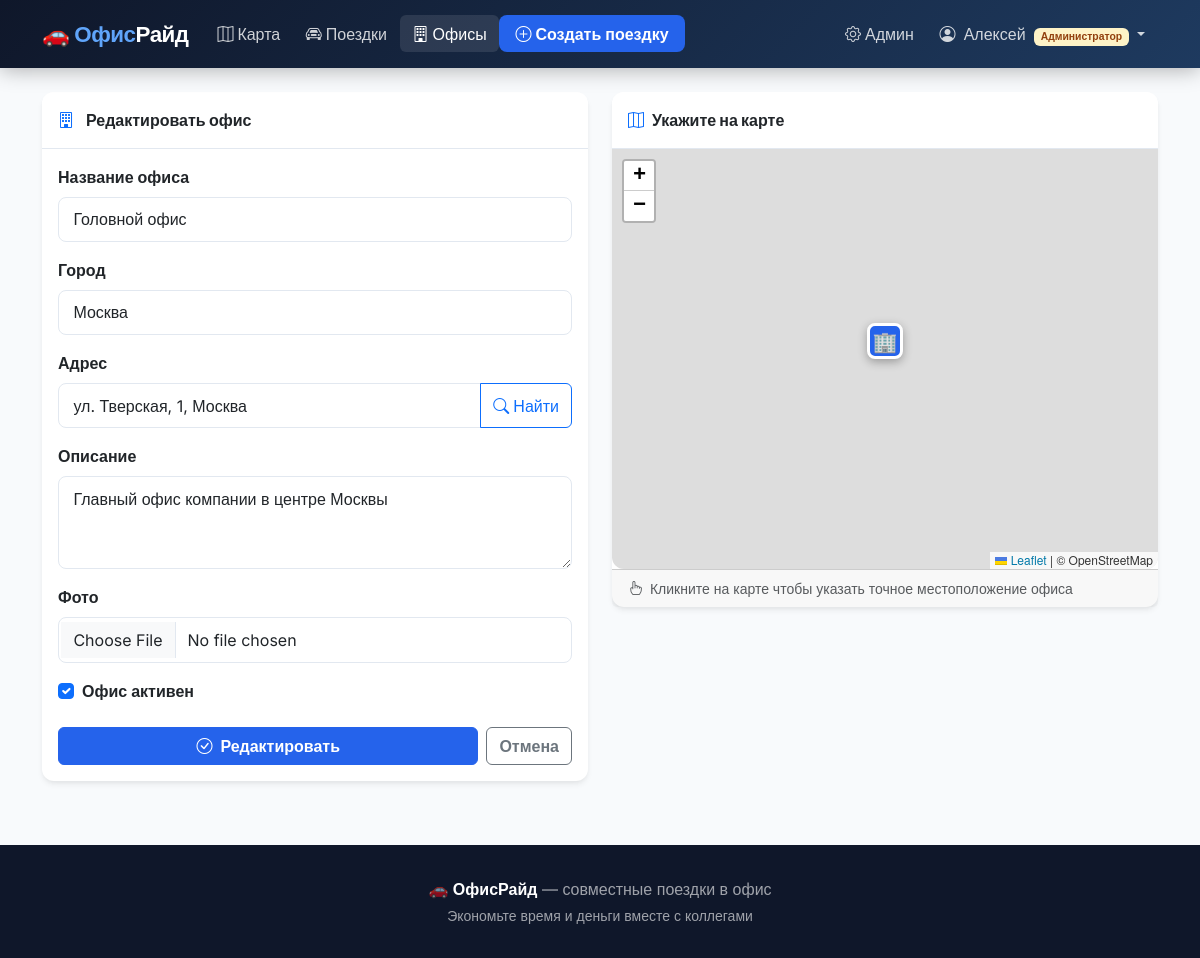
The app's page /offices/1/edit/ (signed in) with its own data.
### rides/models.py (models this page shows, shortened)
class UserProfile(models.Model):
    ROLE_CHOICES = [
        ('admin', 'Администратор'),
        ('driver', 'Водитель'),
        ('passenger', 'Пассажир'),
    ]
    user = models.OneToOneField(User, on_delete=models.CASCADE, related_name='profile')
    role = models.CharField(max_length=20, choices=ROLE_CHOICES, default='passenger')
    phone = models.CharField(max_length=20, blank=True)
    avatar = models.ImageField(upload_to='avatars/', blank=True, null=True)
    home_address = models.CharField(max_length=255, blank=True)
    home_lat = models.FloatField(null=True, blank=True)
    home_lon = models.FloatField(null=True, blank=True)
    city = models.CharField(max_length=100, blank=True)
    car_model = models.CharField(max_length=100, blank=True)
    car_plate = models.CharField(max_length=20, blank=True)
    car_seats = models.IntegerField(default=4)
    rating = models.FloatField(default=5.0)
    total_rides = models.IntegerField(default=0)
    def is_driver(self):
        return self.role == 'driver'
    def is_admin(self):
        return self.role == 'admin' or self.user.is_staff

class Office(models.Model):
    name = models.CharField(max_length=200)
    address = models.CharField(max_length=500)
    city = models.CharField(max_length=100)
    lat = models.FloatField()
    lon = models.FloatField()
    description = models.TextField(blank=True)
    photo = models.ImageField(upload_to='offices/', blank=True, null=True)
    is_active = models.BooleanField(default=True)
    created_at = models.DateTimeField(auto_now_add=True)
    class Meta:
        ordering = ['city', 'name']

### rides/views.py (the view)
# urls.py: path('offices/<int:pk>/edit/', views.office_edit, name='office_edit'),
@login_required
def office_edit(request, pk):
    if not (request.user.is_staff or
            (hasattr(request.user, 'profile') and request.user.profile.is_admin())):
        messages.error(request, 'Только администраторы могут редактировать офисы')
        return redirect('office_list')
    office = get_object_or_404(Office, pk=pk)
    if request.method == 'POST':
        form = OfficeForm(request.POST, request.FILES, instance=office)
        if form.is_valid():
            form.save()
            messages.success(request, 'Офис обновлён!')
            return redirect('office_list')
    else:
        form = OfficeForm(instance=office)
    return render(request, 'rides/office_form.html', {
        'form': form, 'office': office, 'action': 'Редактировать'
    })

### rides/forms.py
class OfficeForm(forms.ModelForm):
    class Meta:
        model = Office
        fields = ['name', 'address', 'city', 'lat', 'lon', 'description', 'photo', 'is_active']
        widgets = {
            'lat': forms.HiddenInput(),
            'lon': forms.HiddenInput(),
            'name': forms.TextInput(attrs={'class': 'form-control'}),
            'address': forms.TextInput(attrs={'class': 'form-control'}),
            'city': forms.TextInput(attrs={'class': 'form-control'}),
            'description': forms.Textarea(attrs={'class': 'form-control', 'rows': '3'}),
            'photo': forms.FileInput(attrs={'class': 'form-control'}),
            'is_active': forms.CheckboxInput(attrs={'class': 'form-check-input'}),
        }

### templates/rides/office_form.html (shortened to what this page needs)
{% extends 'base.html' %}
{% block nav_offices %}active{% endblock %}
{% block content %}
<div class="container mt-4 mb-5">
    <div class="row g-4">
        <div class="col-lg-6">
            <div class="card">
                <div class="card-header py-3">
                    <i class="bi bi-building text-primary me-2"></i>
                    <strong>{{ action }} офис</strong>
                </div>
                <div class="card-body">
                    <form method="post" enctype="multipart/form-data">
                        <div class="mb-3">
                            <label class="form-label fw-semibold">Название офиса</label>
                            {{ form.name }}
                        </div>
                        <div class="mb-3">
                            <label class="form-label fw-semibold">Город</label>
                            {{ form.city }}
                        </div>
                        <div class="mb-3">
                            <label class="form-label fw-semibold">Адрес</label>
                            <div class="input-group">
                                {{ form.address }}
                                <button type="button" class="btn btn-outline-primary" onclick="geocodeOffice()">
                                    <i class="bi bi-search me-1"></i>Найти
                                </button>
                            </div>
                        </div>
                        <div class="mb-3">
                            <label class="form-label fw-semibold">Описание</label>
                            {{ form.description }}
                        </div>
                        <div class="mb-3">
                            <label class="form-label fw-semibold">Фото</label>
                            {{ form.photo }}
                        </div>
                        <div class="mb-4 form-check">
                            {{ form.is_active }}
                            <label class="form-check-label fw-semibold" for="{{ form.is_active.id_for_label }}">
                                Офис активен
                            </label>
                        </div>
                        <div class="d-flex gap-2">
                            <button type="submit" class="btn btn-primary fw-semibold flex-grow-1">
                                <i class="bi bi-check-circle me-2"></i>{{ action }}
                            </button>
                            <a href="{% url 'office_list' %}" class="btn btn-outline-secondary fw-semibold">
                                Отмена
                            </a>
                        </div>
                    </form>
                </div>
            </div>
        </div>
        <div class="col-lg-6">
            <div class="card sticky-top" style="top:80px">
                <div class="card-header py-3">
                    <i class="bi bi-map text-primary me-2"></i><strong>Укажите на карте</strong>
                </div>
                <div class="card-body p-0">
                    <div id="officeMap" style="height: 420px; border-radius: 0 0 12px 12px;"></div>
                </div>
                <div class="card-footer text-muted small">
                    <i class="bi bi-hand-index me-1"></i>
                    Кликните на карте чтобы указать точное местоположение офиса
                </div>
            </div>
        </div>
    </div>
</div>
{% endblock %}

### templates/base.html (shortened to what this page needs)
<!DOCTYPE html>
<html lang="ru">
<head>
    <link href="https://cdn.jsdelivr.net/npm/bootstrap@5.3.2/dist/css/bootstrap.min.css" rel="stylesheet">
    <link rel="stylesheet" href="https://cdn.jsdelivr.net/npm/bootstrap-icons@1.11.3/font/bootstrap-icons.min.css">
    <link rel="stylesheet" href="https://unpkg.com/leaflet@1.9.4/dist/leaflet.css">
</head>
<body>
<nav class="navbar navbar-expand-lg navbar-custom sticky-top">
    <div class="container">
        <a class="navbar-brand" href="{% url 'index' %}">
            🚗 <span>Офис</span>Райд
        </a>
        <div class="collapse navbar-collapse" id="navbarNav">
            <ul class="navbar-nav me-auto">
                <li class="nav-item">
                    <a class="nav-link {% block nav_index %}{% endblock %}" href="{% url 'index' %}">
                        <i class="bi bi-map me-1"></i>Карта
                    </a>
                </li>
                <li class="nav-item">
                    <a class="nav-link {% block nav_rides %}{% endblock %}" href="{% url 'ride_list' %}">
                        <i class="bi bi-car-front me-1"></i>Поездки
                    </a>
                </li>
                <li class="nav-item">
                    <a class="nav-link {% block nav_offices %}{% endblock %}" href="{% url 'office_list' %}">
                        <i class="bi bi-building me-1"></i>Офисы
                    </a>
                </li>
                {% if user.is_authenticated %}
                    {% if user.profile.is_driver or user.profile.is_admin or user.is_staff %}
                    <li class="nav-item">
                        <a class="nav-link nav-btn" href="{% url 'ride_create' %}">
                            <i class="bi bi-plus-circle me-1"></i>Создать поездку
                        </a>
                    </li>
                    {% endif %}
                {% endif %}
            </ul>
            <ul class="navbar-nav">
                {% if user.is_authenticated %}
                    {% if user.is_staff %}
                    <li class="nav-item">
                        <a class="nav-link" href="/admin/" target="_blank">
                            <i class="bi bi-gear me-1"></i>Админ
                        </a>
                    </li>
                    {% endif %}
                    <li class="nav-item dropdown">
                        <a class="nav-link dropdown-toggle" href="#" data-bs-toggle="dropdown">
                            <i class="bi bi-person-circle me-1"></i>
                            {{ user.first_name|default:user.username }}
                            <span class="badge ms-1 {% if user.profile.role == 'driver' %}badge-role-driver{% elif user.profile.role == 'admin' %}badge-role-admin{% else %}badge-role-passenger{% endif %}" style="font-size:0.65rem">
                                {{ user.profile.get_role_display }}
                            </span>
                        </a>
                    </li>
                {% endif %}
            </ul>
        </div>
    </div>
</nav>
{% block content %}{% endblock %}
<footer>
    <div class="container text-center">
        <p class="mb-1">🚗 <strong style="color:white">ОфисРайд</strong> — совместные поездки в офис</p>
        <p class="mb-0 small">Экономьте время и деньги вместе с коллегами</p>
    </div>
</footer>
</body>
</html>

### templates/base.html (style rules this page uses)
:root { --primary: #2563eb; --primary-dark: #1d4ed8; --secondary: #64748b; --success: #10b981; --warning: #f59e0b; --danger: #ef4444; --dark: #0f172a; --light-bg: #f8fafc; --card-shadow: 0 4px 6px -1px rgba(0,0,0,.07), 0 2px 4px -1px rgba(0,0,0,.04); }
* { box-sizing: border-box; }
body { font-family: 'Inter', sans-serif; background: var(--light-bg); color: #1e293b; min-height: 100vh; }
.navbar-custom { background: linear-gradient(135deg, #0f172a 0%, #1e3a5f 100%); box-shadow: 0 2px 20px rgba(0,0,0,0.3); padding: 0.75rem 0; }
.navbar-brand { font-weight: 700; font-size: 1.4rem; color: #fff !important; letter-spacing: -0.5px; }
.navbar-brand span { color: #60a5fa; }
.nav-link { color: rgba(255,255,255,0.8) !important; font-weight: 500; transition: color 0.2s; padding: 0.4rem 0.8rem !important; border-radius: 6px; }
.nav-link:hover, .nav-link.active { color: #fff !important; background: rgba(255,255,255,0.1); }
.nav-btn { background: var(--primary); color: #fff !important; border-radius: 8px; padding: 0.4rem 1rem !important; font-weight: 600; }
.card { border: none; border-radius: 12px; box-shadow: var(--card-shadow); }
.card-header { background: #fff; border-bottom: 1px solid #e2e8f0; border-radius: 12px 12px 0 0 !important; font-weight: 600; }
.badge-role-admin { background: #fef3c7; color: #92400e; }
.btn-primary { background: var(--primary); border-color: var(--primary); font-weight: 500; }
.form-control, .form-select { border-radius: 8px; border: 1.5px solid #e2e8f0; padding: 0.6rem 0.9rem; transition: border-color 0.2s, box-shadow 0.2s; }
footer { background: #0f172a; color: rgba(255,255,255,0.6); padding: 2rem 0; margin-top: 4rem; }

### records on screen
Office: name "Головной офис", city "Москва", address "ул. Тверская, 1, Москва", description "Главный офис компании в центре Москвы", is_active "☑"

### other values on screen
{{ user.first_name|default:user.username }} "Алексей"
{{ user.profile.get_role_display }} "Администратор"
{{ action }} "Редактировать"
